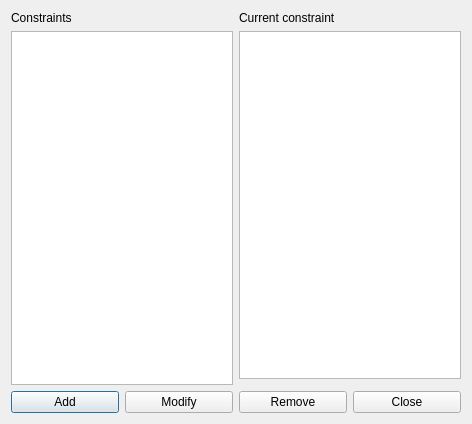
<?xml version="1.0" encoding="UTF-8"?>
<ui version="4.0">
 <class>ConstraintTeachersAfternoonsEarlyMaxBeginningsAtSecondHourForm_template</class>
 <widget class="QDialog" name="ConstraintTeachersAfternoonsEarlyMaxBeginningsAtSecondHourForm_template">
  <property name="geometry">
   <rect>
    <x>0</x>
    <y>0</y>
    <width>472</width>
    <height>424</height>
   </rect>
  </property>
  <property name="windowTitle">
   <string extracomment="This is the title of the dialog to see the list of all constraints of this type">Constraints teachers afternoons early max beginnings at second hour</string>
  </property>
  <layout class="QGridLayout" name="gridLayout_3">
   <item row="0" column="0" rowspan="2">
    <layout class="QVBoxLayout" name="verticalLayout">
     <item>
      <widget class="QLabel" name="constraintsTextLabel">
       <property name="frameShape">
        <enum>QFrame::NoFrame</enum>
       </property>
       <property name="frameShadow">
        <enum>QFrame::Plain</enum>
       </property>
       <property name="text">
        <string>Constraints</string>
       </property>
       <property name="wordWrap">
        <bool>false</bool>
       </property>
      </widget>
     </item>
     <item>
      <widget class="QListWidget" name="constraintsListWidget"/>
     </item>
    </layout>
   </item>
   <item row="0" column="1">
    <layout class="QVBoxLayout" name="verticalLayout_2">
     <item>
      <widget class="QLabel" name="currentConstraintTextLabel">
       <property name="text">
        <string>Current constraint</string>
       </property>
       <property name="wordWrap">
        <bool>false</bool>
       </property>
      </widget>
     </item>
     <item>
      <widget class="QPlainTextEdit" name="currentConstraintTextEdit"/>
     </item>
    </layout>
   </item>
   <item row="2" column="0" colspan="2">
    <layout class="QGridLayout" name="gridLayout">
     <item row="0" column="0">
      <widget class="QPushButton" name="addConstraintPushButton">
       <property name="text">
        <string>Add</string>
       </property>
      </widget>
     </item>
     <item row="0" column="1">
      <widget class="QPushButton" name="modifyConstraintPushButton">
       <property name="text">
        <string>Modify</string>
       </property>
      </widget>
     </item>
     <item row="0" column="2">
      <widget class="QPushButton" name="removeConstraintPushButton">
       <property name="text">
        <string>Remove</string>
       </property>
      </widget>
     </item>
     <item row="0" column="3">
      <widget class="QPushButton" name="closePushButton">
       <property name="text">
        <string>Close</string>
       </property>
      </widget>
     </item>
    </layout>
   </item>
  </layout>
 </widget>
 <layoutdefault spacing="6" margin="11"/>
 <resources/>
 <connections/>
</ui>
